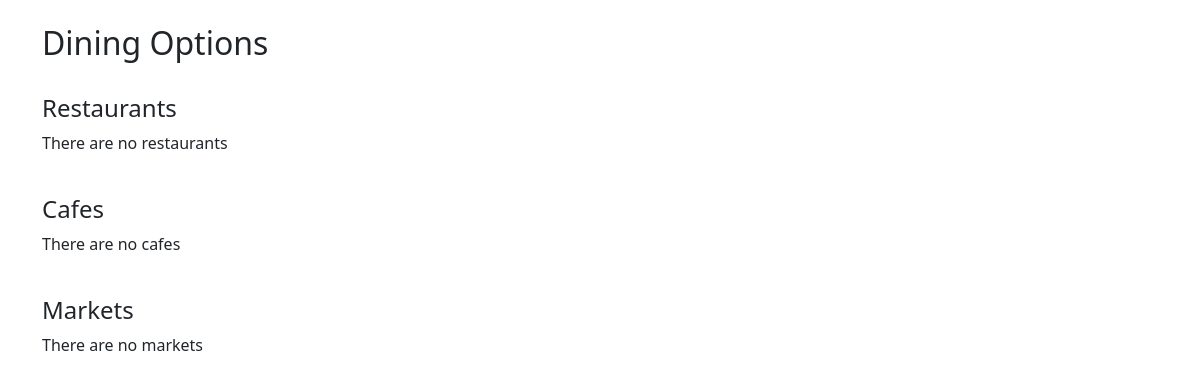
Before: /reviews/restaurants/ with the older database file.
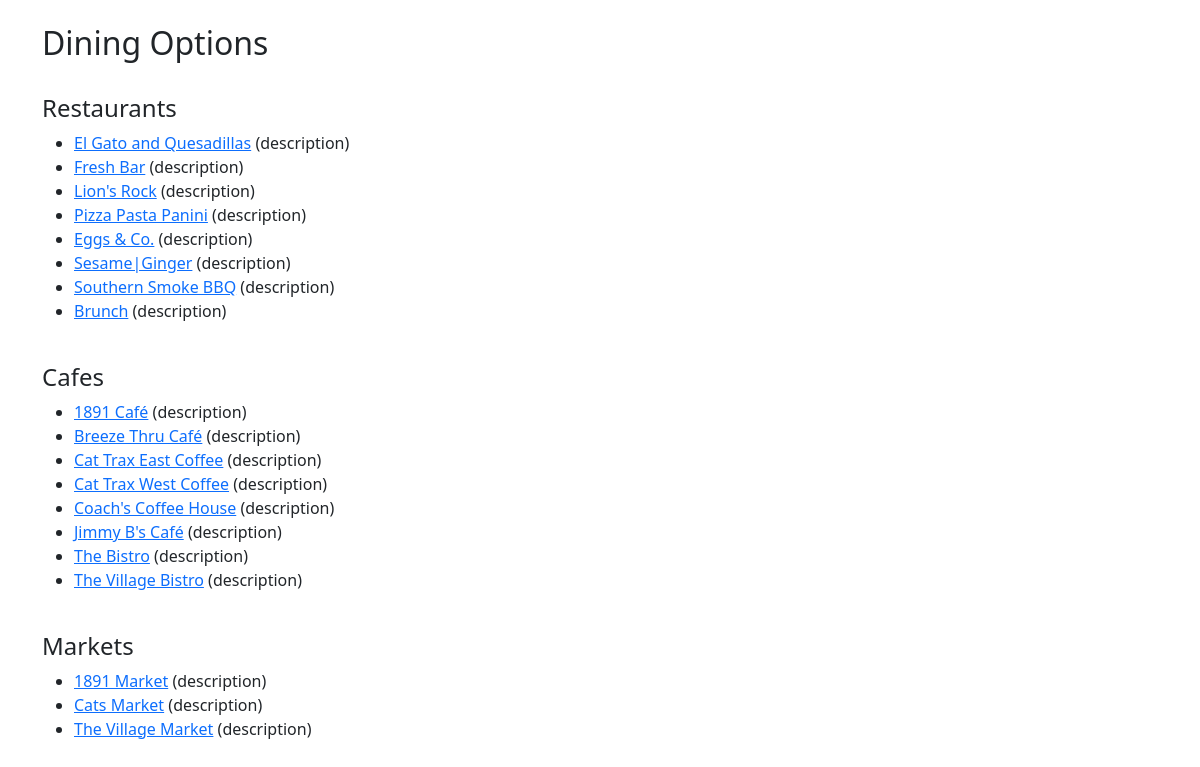
After: the same page with the newer database file.
### reviews/models.py (models this page shows, shortened)
class Restaurant(models.Model):
    name = models.CharField(max_length=200)
    description = models.CharField(max_length=200, default="description")
    location = models.CharField(max_length=200, default="location")
    style = models.CharField(max_length=30)
    def get_absolute_url(self):
        return reverse('restaurant-detail', args=[str(self.id)])

### reviews/views.py (the view)
# urls.py: path('restaurants/', views.RestaurantList, name='restaurants'),
def RestaurantList(request):
    restaurants = Restaurant.objects.all()
    restaurantsRestaurant = Restaurant.objects.filter(style='Restaurant')
    restaurantsCafe = Restaurant.objects.filter(style='Café')
    restaurantsMarket = Restaurant.objects.filter(style='Market')
    context = {
        'restaurants': restaurants,
        'restaurantsRestaurant': restaurantsRestaurant,
        'restaurantsCafe': restaurantsCafe,
        'restaurantsMarket': restaurantsMarket,
    }
    return render(request, 'reviews/restaurant_list.html', context=context)

### reviews/templates/reviews/restaurant_list.html
{% extends "base_nosearch.html" %}
{% block content %}
    <h2>Dining Options</h2>
    <br>
    <h4>Restaurants</h4>
    {% if restaurantsRestaurant %}
    <ul>
      {% for restaurant in restaurantsRestaurant %}
        <li>
          <a href="{{ restaurant.get_absolute_url }}">{{ restaurant.name }}</a> ({{restaurant.description}})
        </li>
      {% endfor %}
    </ul>
    {% else %}
      <p>There are no restaurants</p>
    {% endif %}
    <br>
    <h4>Cafes</h4>
    {% if restaurantsCafe %}
    <ul>
      {% for restaurant in restaurantsCafe %}
        <li>
          <a href="{{ restaurant.get_absolute_url }}">{{ restaurant.name }}</a> ({{restaurant.description}})
        </li>
      {% endfor %}
    </ul>
    {% else %}
      <p>There are no cafes</p>
    {% endif %}
    <br>
    <h4>Markets</h4>
    {% if restaurantsMarket %}
    <ul>
      {% for restaurant in restaurantsMarket %}
        <li>
          <a href="{{ restaurant.get_absolute_url }}">{{ restaurant.name }}</a> ({{restaurant.description}})
        </li>
      {% endfor %}
    </ul>
    {% else %}
      <p>There are no markets</p>
    {% endif %}
{% endblock %}

Changed rows visible on the page:
now on this page (row edited): Restaurant: name "El Gato and Quesadillas", description "description", shown under "Restaurants"
now on this page (row edited): Restaurant: name "Fresh Bar", description "description", shown under "Restaurants"
now on this page (row edited): Restaurant: name "Lion's Rock", description "description", shown under "Restaurants"
now on this page (row edited): Restaurant: name "Pizza Pasta Panini", description "description", shown under "Restaurants"
now on this page (row edited): Restaurant: name "Eggs & Co.", description "description", shown under "Restaurants"
added Restaurant: name "Sesame|Ginger", description "description", shown under "Restaurants"
added Restaurant: name "Southern Smoke BBQ", description "description", shown under "Restaurants"
added Restaurant: name "Brunch", description "description", shown under "Restaurants"
added Restaurant: name "1891 Café", description "description", shown under "Cafes"
added Restaurant: name "Breeze Thru Café", description "description", shown under "Cafes"
added Restaurant: name "Cat Trax East Coffee", description "description", shown under "Cafes"
added Restaurant: name "Cat Trax West Coffee", description "description", shown under "Cafes"
added Restaurant: name "Coach's Coffee House", description "description", shown under "Cafes"
added Restaurant: name "Jimmy B's Café", description "description", shown under "Cafes"
added Restaurant: name "The Bistro", description "description", shown under "Cafes"
added Restaurant: name "The Village Bistro", description "description", shown under "Cafes"
added Restaurant: name "1891 Market", description "description", shown under "Markets"
added Restaurant: name "Cats Market", description "description", shown under "Markets"
added Restaurant: name "The Village Market", description "description", shown under "Markets"
Other visible differences:
text no longer shown: "There are no restaurants There are no cafes There are no markets"
